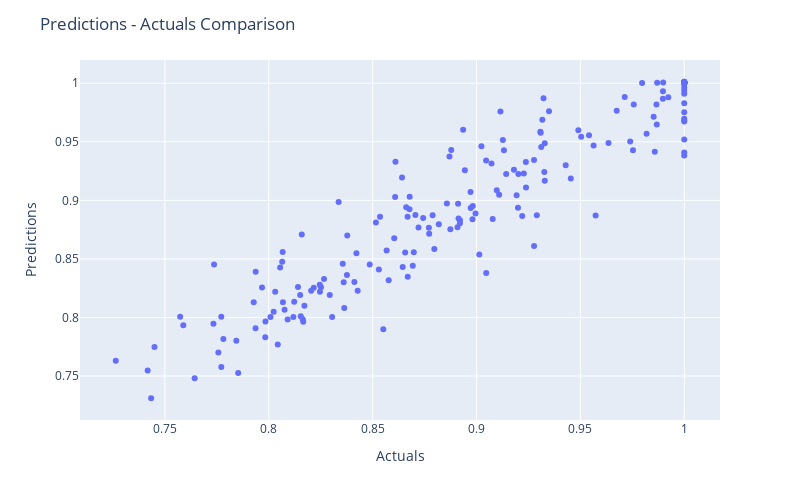

Notebook code for this chart:
### Code cell
fig = px.scatter(res_ann, x="Actuals", y="Predictions")

fig.update_layout(
    autosize=False,
    width=800,
    height=500,
    title_text="Predictions - Actuals Comparison",
)

fig.show()

### Figure 1 — Plotly figure (JSON) as saved in the notebook; plotly's stock layout.template omitted (floating-point values rounded to 4 significant figures; data arrays with more than 128 entries replaced by an {"elided": "..."} marker saying what was removed)
{"data": [{"hovertemplate": "Actuals=%{x}<br>Predictions=%{y}<extra></extra>", "legendgroup": "", "marker": {"color": "#636efa", "symbol": "circle"}, "mode": "markers", "name": "", "orientation": "v", "showlegend": false, "type": "scatter", "x": {"elided": "200 float values"}, "xaxis": "x", "y": {"elided": "200 float values"}, "yaxis": "y"}], "layout": {"autosize": false, "height": 500, "legend": {"tracegroupgap": 0}, "margin": {"t": 60}, "title": {"text": "Predictions - Actuals Comparison"}, "width": 800, "xaxis": {"anchor": "y", "autorange": true, "domain": [0, 1], "range": [0.7092, 1.017], "title": {"text": "Actuals"}, "type": "linear"}, "yaxis": {"anchor": "x", "autorange": true, "domain": [0, 1], "range": [0.7124, 1.02], "title": {"text": "Predictions"}, "type": "linear"}}}
